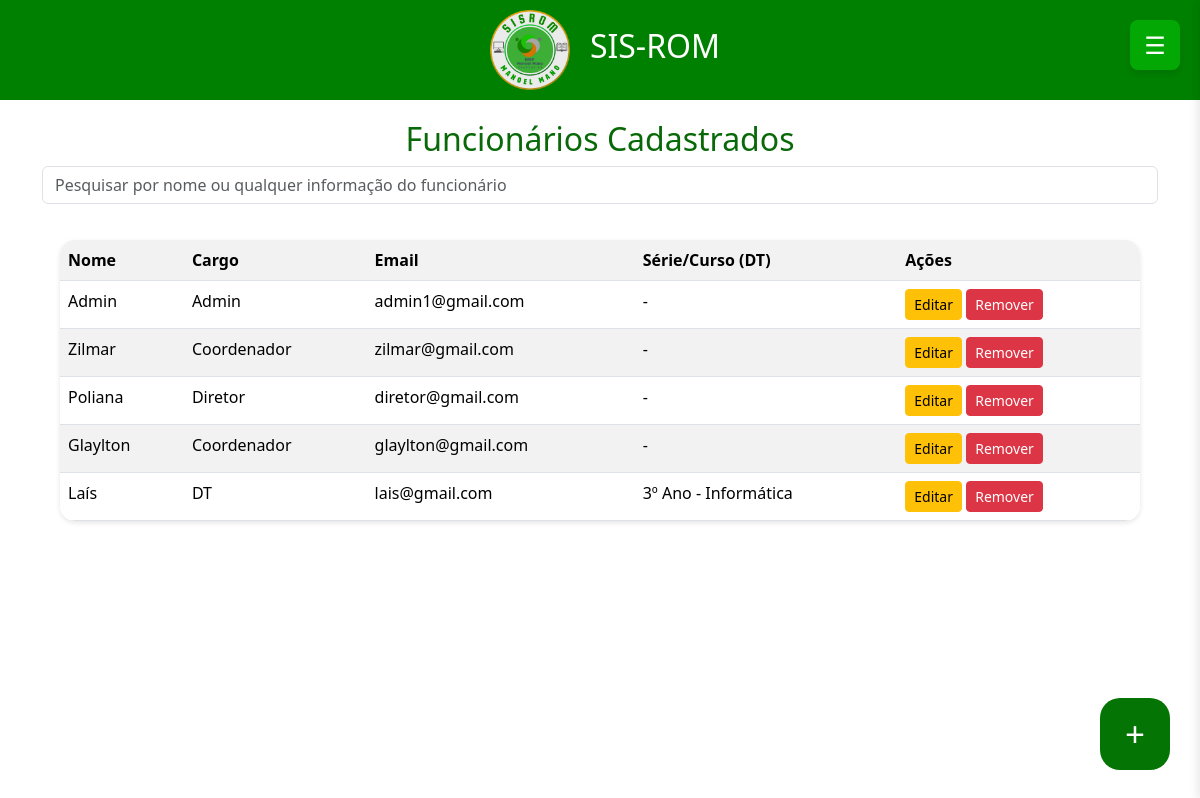
Screenshot of /pages/direcao/funcionarios.php (signed in) with the database file from the repository.
### tables this page shows
CREATE TABLE funcionario (
  id_funcionario int(11) NOT NULL,
  nome varchar(100) NOT NULL,
  cargo varchar(50) NOT NULL,
  email varchar(30) NOT NULL,
  senha varchar(150) NOT NULL,
  serie int(11) DEFAULT NULL,
  curso varchar(100) DEFAULT NULL
);

### pages/direcao/funcionarios.php (the view, shortened to what this page needs)
<!DOCTYPE html>
<html lang="pt-br">
<head>
    <link rel="stylesheet" href="../css/painel_diretor.css">
    <link href="https://cdn.jsdelivr.net/npm/bootstrap@5.3.8/dist/css/bootstrap.min.css" rel="stylesheet">
</head>
<body>
    <div style="background-color: green;">
        <div class="home" style="display: flex; justify-content: center; align-items: center;">
            <img src="../../assets/images/Logo Projeto Sem Fundo.png" style="height: 100px; width: 100px;" alt="Logo">
            <h2 style="color: white; margin-left: 10px;">SIS-ROM</h2>
        </div>
        <button id="menuBtn">☰</button>
    </div>
    <h2 style="color: rgb(9, 105, 9); text-align: center; margin-top: 20px;">
        Funcionários Cadastrados
    </h2>
    <div class="container mb-3">
        <input type="text" id="searchInput" class="form-control" placeholder="Pesquisar por nome ou qualquer informação do funcionário">
    </div>
    <div class="table-responsive-container">
        <table class="table table-striped">
            <tr>
                <th>Nome</th>
                <th>Cargo</th>
                <th>Email</th>
                <th>Série/Curso (DT)</th>
                <th>Ações</th>
            </tr>
            <?php
            include('../../backend/database.php');
            $query = "SELECT id_funcionario, nome, cargo, email, serie, curso FROM funcionario";
            $result = mysqli_query($conexao, $query);
            if (mysqli_num_rows($result) > 0) {
                while ($row = $result->fetch_assoc()) {
                    ?>
                    <tr>
                        <td><?= htmlspecialchars($row['nome']) ?></td>
                        <td><?= htmlspecialchars($row['cargo']) ?></td>
                        <td><?= htmlspecialchars($row['email']) ?></td>
                        <td>
                            <?php
                            if ($row['cargo'] === 'DT') {
                                echo htmlspecialchars($row['serie']) . 'º Ano - ' . htmlspecialchars($row['curso']);
                            } else {
                                echo '-';
                            }
                            ?>
                        </td>
                        <td>
                            <button type="button"
                                    class="btn btn-warning btn-sm btn-editar-funcionario"
                                    data-bs-toggle="modal"
                                    data-bs-target="#modalEditarFuncionario"
                                    data-id="<?= $row['id_funcionario'] ?>"
                                    data-nome="<?= htmlspecialchars($row['nome'], ENT_QUOTES) ?>"
                                    data-cargo="<?= htmlspecialchars($row['cargo'], ENT_QUOTES) ?>"
                                    data-email="<?= htmlspecialchars($row['email'], ENT_QUOTES) ?>"
                                    data-serie="<?= htmlspecialchars($row['serie'] ?? '', ENT_QUOTES) ?>"
                                    data-curso="<?= htmlspecialchars($row['curso'] ?? '', ENT_QUOTES) ?>">
                                Editar
                            </button>
                            <a href="../../backend/deletar_func.php?id=<?= $row['id_funcionario'] ?>"
                            class="btn btn-danger btn-sm"
                            onclick="return confirm('Tem certeza que deseja remover este funcionário?');">
                                Remover
                            </a>
                        </td>
                    </tr>
                    <?php
                }
            } else {
                echo "<tr><td colspan='10'>Nenhum funcionário cadastrado!</td></tr>";
            }
            ?>
        </table>
    </div>
    <button name="adicionar" id="adicionar-funcionario">+</button>
</body>
</html>

### pages/css/painel_diretor.css (style rules this page uses)
* { margin: 0; padding: 0; box-sizing: border-box; }
body { background-color: #ffffff; color: #333333; display: flex; flex-direction: column; justify-content: center; }
.table-responsive-container { width: 90%; margin: 20px auto; display: block; overflow-x: auto !important; -webkit-overflow-scrolling: touch; border-radius: 15px; box-shadow: 0 2px 5px rgba(0,0,0,0.1); }
.table-responsive-container table { margin: 0 !important; width: 100% !important; }
#menuBtn { position: absolute; top: 20px; right: 20px; z-index: 1000; width: 50px; height: 50px; background-color: rgb(4, 168, 4); color: rgb(255, 255, 255); border: none; border-radius: 8px; cursor: pointer; font-size: 24px; box-shadow: 0 4px 6px rgba(0, 0, 0, 0.1); transition: background-color 0.3s; }
#adicionar-funcionario { position: fixed; height: 72px; width: 70px; bottom: 30px; right: 30px; padding: 10px 20px; background-color: rgb(4, 117, 4); color: white; border: none; border-radius: 20px; cursor: pointer; font-size: 35px; display: flex; justify-content: center; }
input, select { padding: 10px; border: 1px solid #ccc; border-radius: 5px; font-size: 16px; }

### rows the page displays
funcionario: nome "Admin", cargo "Admin", email "admin1@gmail.com"
funcionario: nome "Zilmar", cargo "Coordenador", email "zilmar@gmail.com"
funcionario: nome "Poliana", cargo "Diretor", email "diretor@gmail.com"
funcionario: nome "Glaylton", cargo "Coordenador", email "glaylton@gmail.com"
funcionario: nome "Laís", cargo "DT", email "lais@gmail.com", serie "3", curso "Informática"
